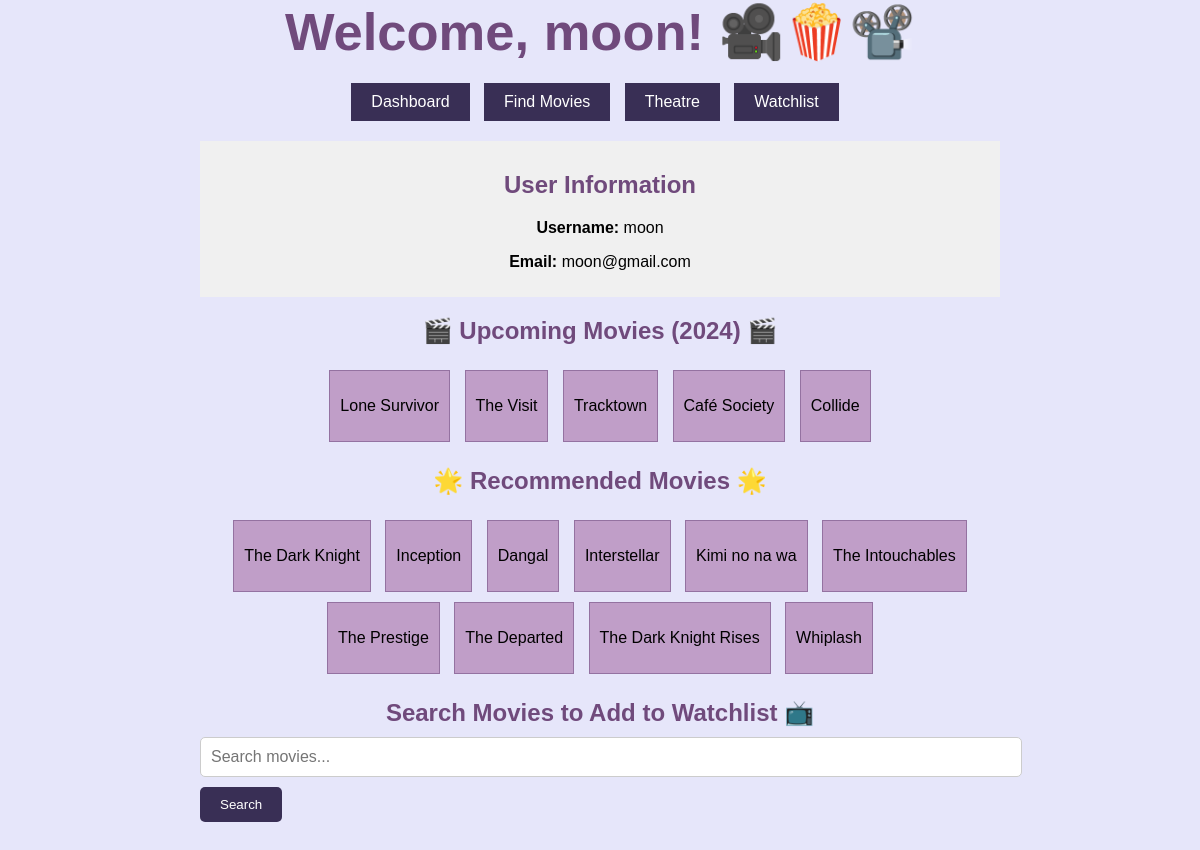
The page /dashboard/moon on the database its author committed.
### app/models.py (models this page shows, shortened)
class User(db.Model):
    id = db.Column(db.Integer, primary_key=True)
    username = db.Column(db.String(80), unique=True, nullable=False)
    email = db.Column(db.String(120), unique=True, nullable=False)
    password = db.Column(db.String(80), nullable=False)
    security_answer = db.Column(db.String(255), nullable=False)

class Movie_Data(db.Model):
    __tablename__ = 'Movie_Data'
    Rank = db.Column(db.Integer, primary_key=True)
    Title = db.Column(db.Text)
    Genre = db.Column(db.Text)
    Description = db.Column(db.Text)
    Director = db.Column(db.Text)
    Actors = db.Column(db.Text)
    Year = db.Column(db.Integer)
    Runtime = db.Column(db.Integer)
    Rating = db.Column(db.Numeric)
    Votes = db.Column(db.Integer)
    Revenue = db.Column(db.Text)
    Metascore = db.Column(db.Integer)

### app/routes.py (the view)
@app.route('/dashboard/<username>', methods=['GET', 'POST'])
def dashboard(username):
    user = User.query.filter_by(username=username).first()
    if user:
        user_info = {'username': user.username, 'email': user.email}
        query = text("SELECT Title, Description FROM Movie_Data WHERE Year = 2024 LIMIT 5")
        result = db.session.execute(query)
        upcoming_movies = result.fetchall()
        user_preferences = UserPreferences.query.filter_by(user_id=user.id).first()
        if user_preferences:
            preferred_genre = user_preferences.genre
            preferred_director = user_preferences.director
            preferred_actor = user_preferences.actor
            recommended_movies = Movie_Data.query.filter(
                (Movie_Data.Genre == preferred_genre) |
                (Movie_Data.Director == preferred_director) |
                (Movie_Data.Actors.like(f"%{preferred_actor}%"))
            ).filter(Movie_Data.Rating > 7.5).order_by(Movie_Data.Rating.desc()).limit(10).all()
        else:
            recommended_movies = Movie_Data.query.filter(Movie_Data.Rating > 7.5).order_by(
                Movie_Data.Rating.desc()).limit(10).all()
        return render_template('dashboard.html', user=user_info, upcoming_movies=upcoming_movies, recommended_movies=recommended_movies)
    else:
        return "User not found."

### app/templates/dashboard.html (shortened to what this page needs)
{% extends 'base.html' %}
{% block body %}
    <div class="dashboard-container">
        <div class="welcome-message">
            <h2>Welcome, {{ user.username }}! 🎥🍿📽️</h2>
        </div>
        <div class="menu-buttons">
            <a href="{{ url_for('dashboard', username=session.username) }}" class="menu-button">Dashboard</a>
            <a href="{{ url_for('search') }}" class="menu-button">Find Movies</a>
            <a href="{{ url_for('index') }}" class="menu-button">Theatre</a>
            <a href="{{ url_for('wishlist_page', username=user.username) }}" class="menu-button">Watchlist</a>
        </div>
        <div class="user-info">
            <h2>User Information</h2>
            <p><strong>Username:</strong> {{ user.username }}</p>
            <p><strong>Email:</strong> {{ user.email }}</p>
        </div>
        <div class="upcoming_movies">
            <h2>🎬  Upcoming Movies (2024) 🎬</h2>
            <div class="movie-container">
                {% for movie in upcoming_movies %}
                    <div class="movie-box">
                        <p>{{ movie[0] }}</p>
                    </div>
                {% endfor %}
            </div>
        </div>
        <div class="recommended_movies">
            <h2>🌟  Recommended Movies 🌟</h2>
            <div class="movie-container">
                {% for movie in recommended_movies %}
                    <div class="movie-box">
                        <p>{{ movie.Title }}</p>
                    </div>
                {% endfor %}
            </div>
        </div>
        <div class="search-container">
            <h2>Search Movies to Add to Watchlist 📺</h2>
            <form action="{{ url_for('search_movies', username=user.username) }}" method="GET">
                <input type="text" name="query" placeholder="Search movies...">
                <button type="submit">Search</button>
            </form>
        </div>
    </div>
{% endblock %}

### app/templates/base.html (shortened to what this page needs)
<!DOCTYPE html>
<html lang="en">
<head>
</head>
<body>
    {% block body %}{%endblock%}
</body>
</html>

### app/templates/dashboard.html (style rules this page uses)
h2 { color: #704a7c; margin-bottom: 20px; }
.dashboard-container { max-width: 800px; margin: 0 auto; padding: 20px; }
.welcome-message { font-size: 35px; margin-bottom: 15px; }
.menu-buttons { margin-bottom: 20px; }
.menu-button { display: inline-block; padding: 10px 20px; background-color: #392f55; color: #fff; text-decoration: none; margin-right: 10px; }
.user-info { background-color: #f0f0f0; padding: 10px; margin-bottom: 20px; }
.movie-box { background-color: #c09ec8; border: 1px solid #9472a1; padding: 10px; margin: 5px; display: inline-block; cursor: pointer; position: relative; }
.search-container { margin-bottom: 20px; }
.search-container h2 { margin-bottom: 10px; }
.search-container input[type=text] { width: 100%; padding: 10px; border: 1px solid #ccc; border-radius: 5px; font-size: 16px; margin-bottom: 10px; }
.search-container button { display: block; padding: 10px 20px; background-color: #392f55; color: #fff; border: none; border-radius: 5px; cursor: pointer; }

### app/templates/base.html (style rules this page uses)
body { background-color: #e6e6fa; margin: 0; padding: 0; display: flex; justify-content: center; align-items: center; height: 100vh; text-align: center; font-family:sans-serif; flex-direction: column; }

### rows shown on the page
User: username "moon", email "moon@gmail.com"
Movie_Data: Title "Lone Survivor"
Movie_Data: Title "The Visit"
Movie_Data: Title "Tracktown"
Movie_Data: Title "Café Society"
Movie_Data: Title "Collide"
Movie_Data: Title "The Dark Knight"
Movie_Data: Title "Inception"
Movie_Data: Title "Dangal"
Movie_Data: Title "Interstellar"
Movie_Data: Title "Kimi no na wa"
Movie_Data: Title "The Intouchables"
Movie_Data: Title "The Prestige"
Movie_Data: Title "The Departed"
Movie_Data: Title "The Dark Knight Rises"
Movie_Data: Title "Whiplash"
